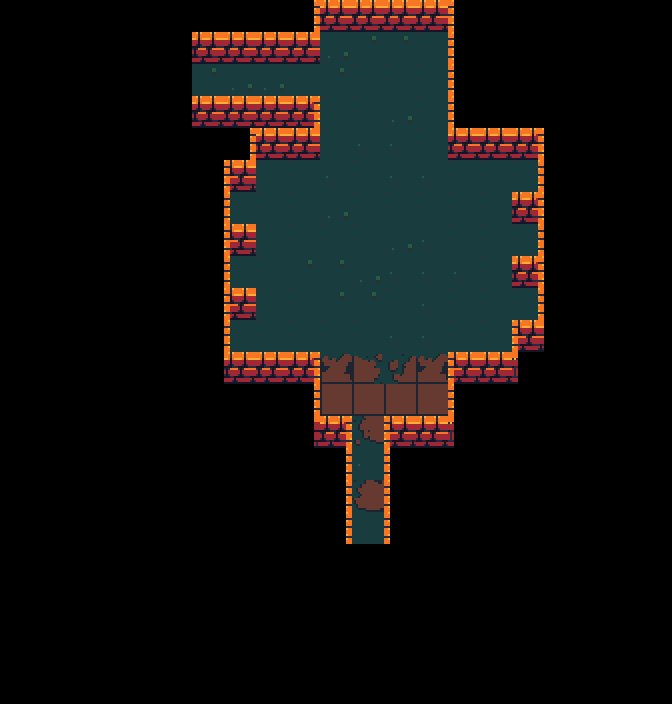

Rendered tile map (Tiled .tmx) drawn with the repository's tilesets; below, a short description and the full map source, tile grids included:
An orthogonal 21x22 tile map with 32x32 px tiles, 3 tile layers (ground, walls, death) and 10 objects (6x arrowSource, 2x connection, 2x torch).

<map version="1.0" tiledversion="1.0.3" orientation="orthogonal" renderorder="right-down" width="21" height="22" tilewidth="32" tileheight="32" nextobjectid="56">
 <properties>
  <property name="number" value="48" />
 </properties>
 <tileset firstgid="1" source="brown.tsx" />
 <layer name="ground" width="21" height="22">
  <data encoding="csv">
0,0,0,0,0,0,0,0,0,0,0,0,0,0,0,0,0,0,0,0,0,
0,0,0,0,0,0,0,0,0,0,27,37,37,55,0,0,0,0,0,0,0,
0,0,0,0,0,0,0,27,27,55,37,55,55,55,0,0,0,0,0,0,0,
0,0,0,0,0,0,0,0,0,0,55,55,27,55,0,0,0,0,0,0,0,
0,0,0,0,0,0,0,0,0,0,55,28,28,55,0,0,0,0,0,0,0,
0,0,0,0,0,0,0,0,55,55,28,55,28,28,55,55,55,0,0,0,0,
0,0,0,0,0,0,0,55,55,55,27,55,55,55,55,55,0,0,0,0,0,
0,0,0,0,0,0,0,0,55,55,55,55,27,28,55,55,55,0,0,0,0,
0,0,0,0,0,0,0,55,55,37,37,27,28,28,28,55,0,0,0,0,0,
0,0,0,0,0,0,0,0,55,55,37,37,55,28,55,55,55,0,0,0,0,
0,0,0,0,0,0,0,55,55,55,55,55,28,28,55,55,0,0,0,0,0,
0,0,0,0,0,0,0,0,0,0,62,63,61,62,0,0,0,0,0,0,0,
0,0,0,0,0,0,0,0,0,0,72,72,72,72,0,0,0,0,0,0,0,
0,0,0,0,0,0,0,0,0,0,0,81,0,0,0,0,0,0,0,0,0,
0,0,0,0,0,0,0,0,0,0,0,28,0,0,0,0,0,0,0,0,0,
0,0,0,0,0,0,0,0,0,0,0,71,0,0,0,0,0,0,0,0,0,
0,0,0,0,0,0,0,0,0,0,0,0,0,0,0,0,0,0,0,0,0,
0,0,0,0,0,0,0,0,0,0,0,0,0,0,0,0,0,0,0,0,0,
0,0,0,0,0,0,0,0,0,0,0,0,0,0,0,0,0,0,0,0,0,
0,0,0,0,0,0,0,0,0,0,0,0,0,0,0,0,0,0,0,0,0,
0,0,0,0,0,0,0,0,0,0,0,0,0,0,0,0,0,0,0,0,0,
0,0,0,0,0,0,0,0,0,0,0,0,0,0,0,0,0,0,0,0,0
</data>
 </layer>
 <layer name="walls" width="21" height="22">
  <data encoding="csv">
0,0,0,0,0,0,0,0,0,14,12,12,12,12,15,0,0,0,0,0,0,
0,0,0,0,0,0,12,12,12,12,0,0,0,0,15,0,0,0,0,0,0,
0,0,0,0,0,0,37,0,0,0,0,0,0,0,15,0,0,0,0,0,0,
0,0,0,0,0,0,12,12,12,23,0,0,0,0,15,0,0,0,0,0,0,
0,0,0,0,0,0,0,14,12,12,0,0,0,0,12,12,23,0,0,0,0,
0,0,0,0,0,0,0,22,0,0,0,0,0,0,0,0,14,0,0,0,0,
0,0,0,0,0,0,0,15,0,0,0,0,0,0,0,0,23,0,0,0,0,
0,0,0,0,0,0,0,22,0,0,0,0,0,0,0,0,14,0,0,0,0,
0,0,0,0,0,0,0,15,0,0,0,0,0,0,0,0,23,0,0,0,0,
0,0,0,0,0,0,0,22,0,0,0,0,0,0,0,0,14,0,0,0,0,
0,0,0,0,0,0,0,15,0,0,0,0,0,0,0,0,22,0,0,0,0,
0,0,0,0,0,0,0,12,12,23,0,0,0,0,22,12,21,0,0,0,0,
0,0,0,0,0,0,0,0,0,14,0,0,0,0,15,0,0,0,0,0,0,
0,0,0,0,0,0,0,0,0,24,23,0,22,12,21,0,0,0,0,0,0,
0,0,0,0,0,0,0,0,0,0,14,0,15,0,0,0,0,0,0,0,0,
0,0,0,0,0,0,0,0,0,0,14,0,15,0,0,0,0,0,0,0,0,
0,0,0,0,0,0,0,0,0,0,14,2,15,0,0,0,0,0,0,0,0,
0,0,0,0,0,0,0,0,0,0,0,0,0,0,0,0,0,0,0,0,0,
0,0,0,0,0,0,0,0,0,0,0,0,0,0,0,0,0,0,0,0,0,
0,0,0,0,0,0,0,0,0,0,0,0,0,0,0,0,0,0,0,0,0,
0,0,0,0,0,0,0,0,0,0,0,0,0,0,0,0,0,0,0,0,0,
0,0,0,0,0,0,0,0,0,0,0,0,0,0,0,0,0,0,0,0,0
</data>
 </layer>
 <layer name="death" width="21" height="22">
  <data encoding="csv">
0,0,0,0,0,0,0,0,0,0,0,0,0,0,0,0,0,0,0,0,0,
0,0,0,0,0,0,0,0,0,0,0,0,0,0,0,0,0,0,0,0,0,
0,0,0,0,0,0,0,0,0,0,0,0,0,0,0,0,0,0,0,0,0,
0,0,0,0,0,0,0,0,0,0,0,0,0,0,0,0,0,0,0,0,0,
0,0,0,0,0,0,0,0,0,0,0,0,0,0,0,0,0,0,0,0,0,
0,0,0,0,0,0,0,0,0,0,0,0,0,0,0,0,0,0,0,0,0,
0,0,0,0,0,0,0,0,0,0,0,0,0,0,0,0,0,0,0,0,0,
0,0,0,0,0,0,0,0,0,0,0,0,0,0,0,0,0,0,0,0,0,
0,0,0,0,0,0,0,0,0,0,0,0,0,0,0,0,0,0,0,0,0,
0,0,0,0,0,0,0,0,0,0,0,0,0,0,0,0,0,0,0,0,0,
0,0,0,0,0,0,0,0,0,0,0,0,0,0,0,0,0,0,0,0,0,
0,0,0,0,0,0,0,0,0,0,0,0,0,0,0,0,0,0,0,0,0,
0,0,0,0,0,0,0,0,0,0,0,0,0,0,0,0,0,0,0,0,0,
0,0,0,0,0,0,0,0,0,0,0,0,0,0,0,0,0,0,0,0,0,
0,0,0,0,0,0,0,0,0,0,0,0,0,0,0,0,0,0,0,0,0,
0,0,0,0,0,0,0,0,0,0,0,0,0,0,0,0,0,0,0,0,0,
0,0,0,0,0,0,0,0,0,0,0,0,0,0,0,0,0,0,0,0,0,
0,0,0,0,0,0,0,0,0,0,0,0,0,0,0,0,0,0,0,0,0,
0,0,0,0,0,0,0,0,0,0,0,0,0,0,0,0,0,0,0,0,0,
0,0,0,0,0,0,0,0,0,0,0,0,0,0,0,0,0,0,0,0,0,
0,0,0,0,0,0,0,0,0,0,0,0,0,0,0,0,0,0,0,0,0,
0,0,0,0,0,0,0,0,0,0,0,0,0,0,0,0,0,0,0,0,0
</data>
 </layer>
 <objectgroup name="objects">
  <object id="9" name="109" type="connection" x="352" y="480" width="32" height="32">
   <properties>
    <property name="dir" value="up" />
    <property name="to" value="108" />
   </properties>
  </object>
  <object id="10" name="110" type="connection" x="224" y="64" width="32" height="32">
   <properties>
    <property name="dir" value="right" />
    <property name="to" value="71" />
   </properties>
  </object>
  <object id="36" type="arrowSource" x="224" y="192" width="32" height="32">
   <properties>
    <property name="delay" value="4.7" />
    <property name="isRandom" value="true" />
    <property name="offset" value="0" />
    <property name="xdir" value="1" />
    <property name="ydir" value="0" />
   </properties>
  </object>
  <object id="43" type="arrowSource" x="224" y="256" width="32" height="32">
   <properties>
    <property name="delay" value="4.7" />
    <property name="isRandom" value="true" />
    <property name="offset" value="0" />
    <property name="xdir" value="1" />
    <property name="ydir" value="0" />
   </properties>
  </object>
  <object id="44" type="arrowSource" x="224" y="320" width="32" height="32">
   <properties>
    <property name="delay" value="4.7" />
    <property name="isRandom" value="true" />
    <property name="offset" value="0" />
    <property name="xdir" value="1" />
    <property name="ydir" value="0" />
   </properties>
  </object>
  <object id="48" type="arrowSource" x="512" y="160" width="32" height="32">
   <properties>
    <property name="delay" value="4.7" />
    <property name="isRandom" value="true" />
    <property name="offset" value="0" />
    <property name="xdir" value="-1" />
    <property name="ydir" value="0" />
   </properties>
  </object>
  <object id="49" type="arrowSource" x="512" y="224" width="32" height="32">
   <properties>
    <property name="delay" value="4.7" />
    <property name="isRandom" value="true" />
    <property name="offset" value="0" />
    <property name="xdir" value="-1" />
    <property name="ydir" value="0" />
   </properties>
  </object>
  <object id="50" type="arrowSource" x="512" y="288" width="32" height="32">
   <properties>
    <property name="delay" value="4.7" />
    <property name="isRandom" value="true" />
    <property name="offset" value="0" />
    <property name="xdir" value="-1" />
    <property name="ydir" value="0" />
   </properties>
  </object>
  <object id="54" type="torch" x="320" y="0" width="32" height="32" />
  <object id="55" type="torch" x="416" y="0" width="32" height="32" />
 </objectgroup>
</map>